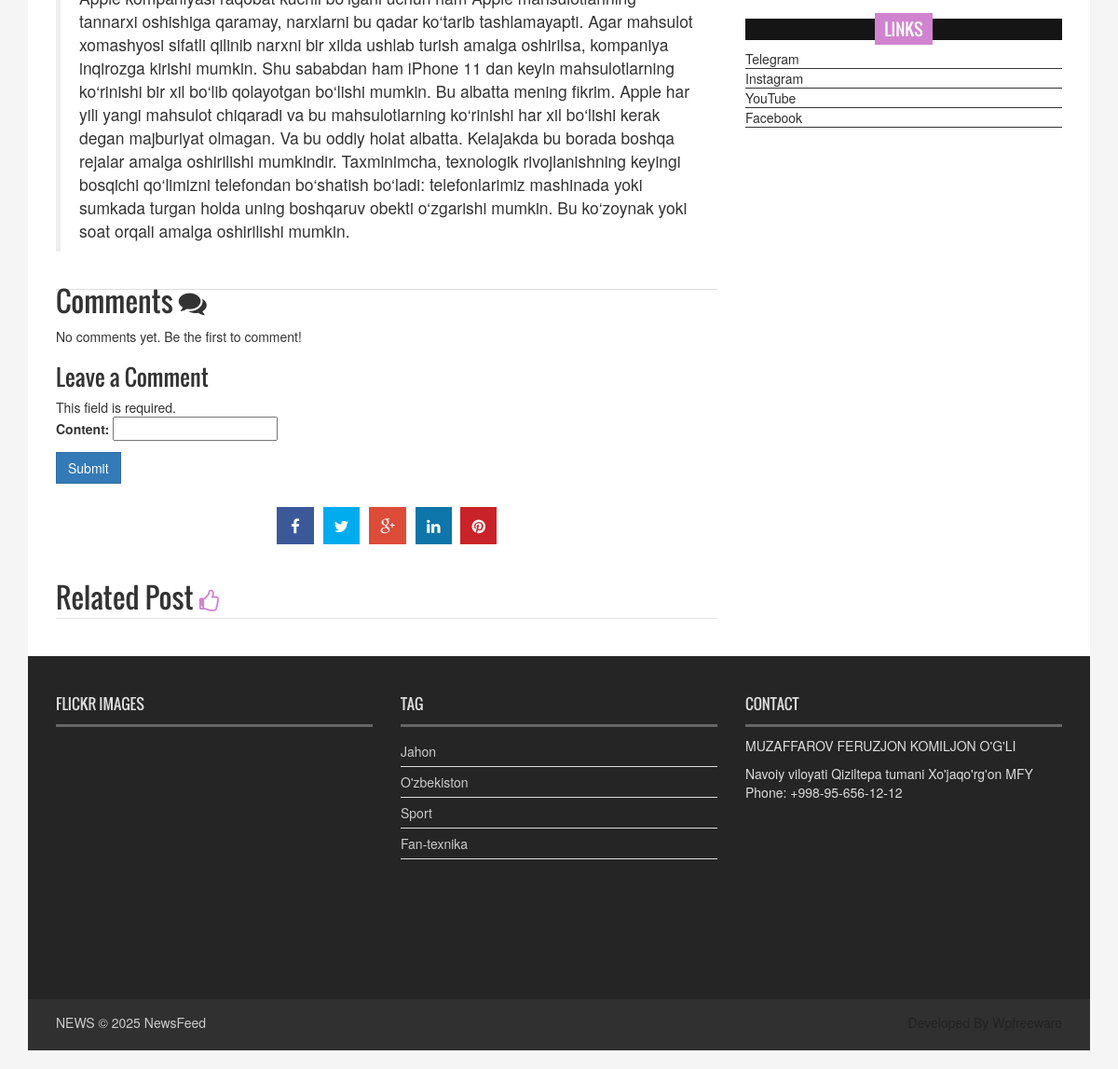
/detail/16/ (lower part), run on an earlier commit of the app's database.
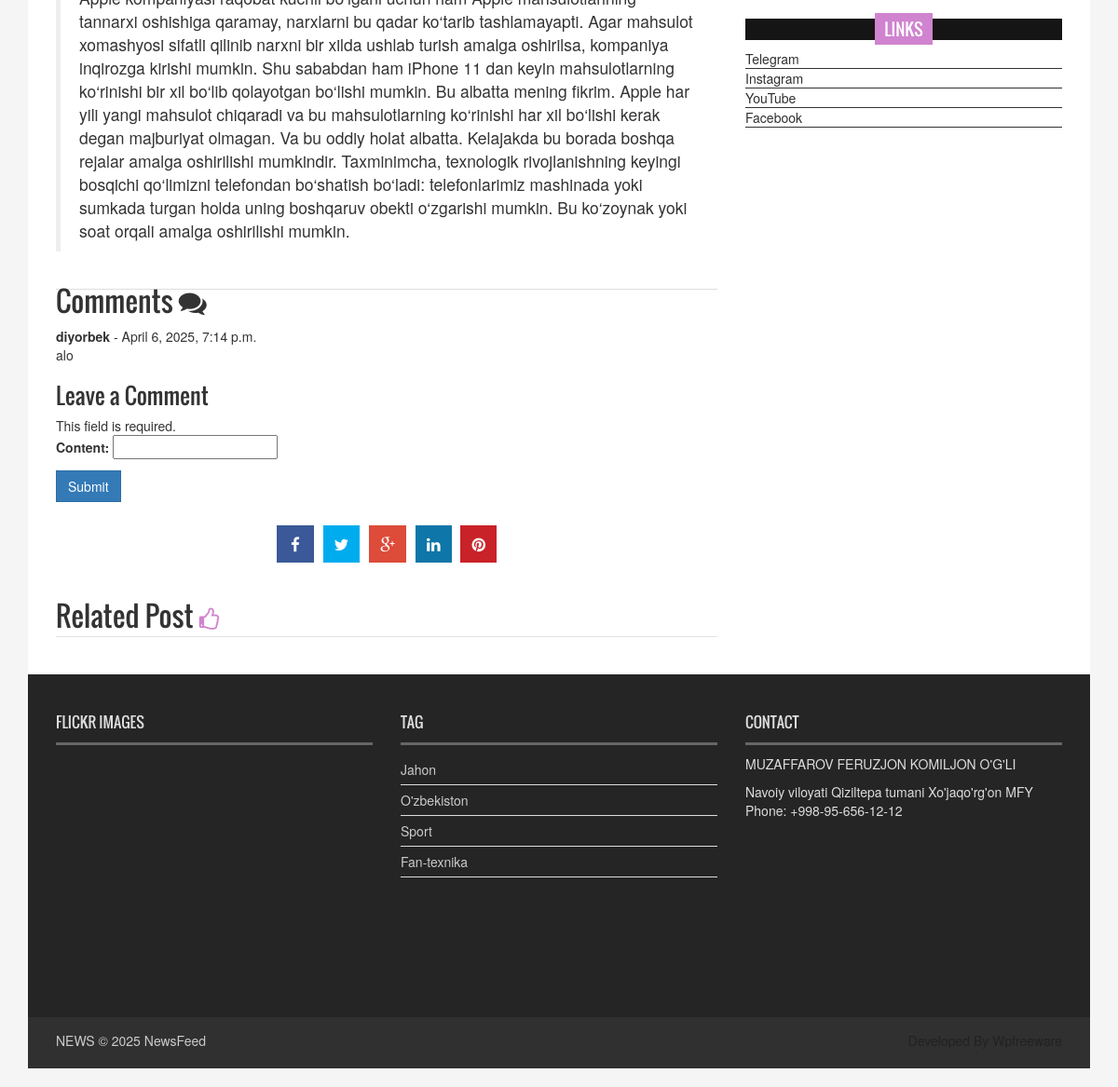
And on a later commit of the database.
### news/models.py (models this page shows)
class Category(models.Model):
    name = models.CharField(max_length=100)
    is_active = models.BooleanField()
    def __str__(self):
        return self.name

### user/models.py (models this page shows, shortened)
class Comment(models.Model):
    user = models.ForeignKey(User, on_delete=models.CASCADE)
    post = models.ForeignKey(News, on_delete=models.CASCADE)
    content = models.CharField(max_length=100)
    created_at = models.DateTimeField(auto_now_add=True)
    like = models.PositiveIntegerField(default=0)
    updated_at = models.DateTimeField(auto_now_add=True)

### news/views.py (the view, shortened to what this page needs)
# urls.py: path('detail/<int:pk>/', detail, name='detail'),
def detail(request, pk):
    new = News.objects.get(pk=pk)
    news = News.objects.filter(category__name=new.category).order_by('-date')
    popular_news = News.objects.filter(category__name=new.category).order_by('-views')
    sponsor = Sponsor.objects.all()
    comments = Comment.objects.filter(post__title=new.title).order_by('-created_at')[:3]
    form = CommentForm(request.POST)
    new.views += 1
    new.save()
    context = {
        'ctg': get_category(),
        'new': new,
        'news': news,
        'popular_news': popular_news[:4],
        'date': get_date(),
        'sponsor': sponsor,
        'comments': comments,
        'form': form
    }
    return render(request, 'single_page.html', context)

### news/forms.py
class CommentForm(forms.ModelForm):
    class Meta:
        model = Comment
        fields = ['content']

### news/views.py (called while the page is built)
def get_date():
    return datetime.datetime.today()

def get_category():
    return Category.objects.all()

### templates/single_page.html (shortened to what the changed rows need)
<!DOCTYPE html>
<html>
{% load static %}
<head>
<link rel="stylesheet" type="text/css" href="{% static 'assets/css/bootstrap.min.css' %}">
<link rel="stylesheet" type="text/css" href="{% static 'assets/css/font-awesome.min.css' %}">
<link rel="stylesheet" type="text/css" href="{% static 'assets/css/animate.css' %}">
<link rel="stylesheet" type="text/css" href="{% static 'assets/css/font.css' %}">
<link rel="stylesheet" type="text/css" href="{% static 'assets/css/li-scroller.css' %}">
<link rel="stylesheet" type="text/css" href="{% static 'assets/css/slick.css' %}">
<link rel="stylesheet" type="text/css" href="{% static 'assets/css/jquery.fancybox.css' %}">
<link rel="stylesheet" type="text/css" href="{% static 'assets/css/theme.css' %}">
<link rel="stylesheet" type="text/css" href="{% static 'assets/css/style.css' %}">
</head>
<body>
<div class="container">
  <section id="contentSection">
    <div class="row">
      <div class="col-lg-8 col-md-8 col-sm-8">
        <div class="left_content">
          <div class="single_page">
            <div class="comments_section">
                <h2>Comments <i class="fa fa-comments"></i></h2>
                {% for comment in comments %}
                    <div class="comment">
                        <strong>{{ comment.user }}</strong> - <span>{{ comment.created_at }}</span>
                        <p>{{ comment.content  }}</p>
                    </div>
                {% empty %}
                    <p>No comments yet. Be the first to comment!</p>
                {% endfor %}
            </div>
            <div class="related_post">
              <h2>Related Post <i class="fa fa-thumbs-o-up"></i></h2>
            </div>
          </div>
        </div>
      </div>
      <div class="col-lg-4 col-md-4 col-sm-4">
        <aside class="right_content">
          <div class="single_sidebar wow fadeInDown">
            <h2><span>Links</span></h2>
          </div>
        </aside>
      </div>
    </div>
  </section>
  <footer id="footer">
    <div class="footer_top">
      <div class="row">
        <div class="col-lg-4 col-md-4 col-sm-4">
          <div class="footer_widget wow fadeInLeftBig">
            <h2>Flickr Images</h2>
          </div>
        </div>
        <div class="col-lg-4 col-md-4 col-sm-4">
          <div class="footer_widget wow fadeInDown">
            <h2>Tag</h2>
            <ul class="tag_nav">
          {% for ct in ctg %}
          {% if ct.is_active %}
            <li><a href="{% url 'ctg' ct.pk %}">{{ ct.name }}</a></li>
          {% endif %}
          {% endfor %}
            </ul>
          </div>
        </div>
        <div class="col-lg-4 col-md-4 col-sm-4">
          <div class="footer_widget wow fadeInRightBig">
            <h2>Contact</h2>
          </div>
        </div>
      </div>
    </div>
  </footer>
</div>
</body>
</html>

What changed in the data, as far as the page shows it:
added Comment: user "diyorbek", created_at "April 6, 2025, 7:14 p.m.", content "alo"
Also different on the page:
text no longer shown: "No comments yet. Be the first to comment!"
